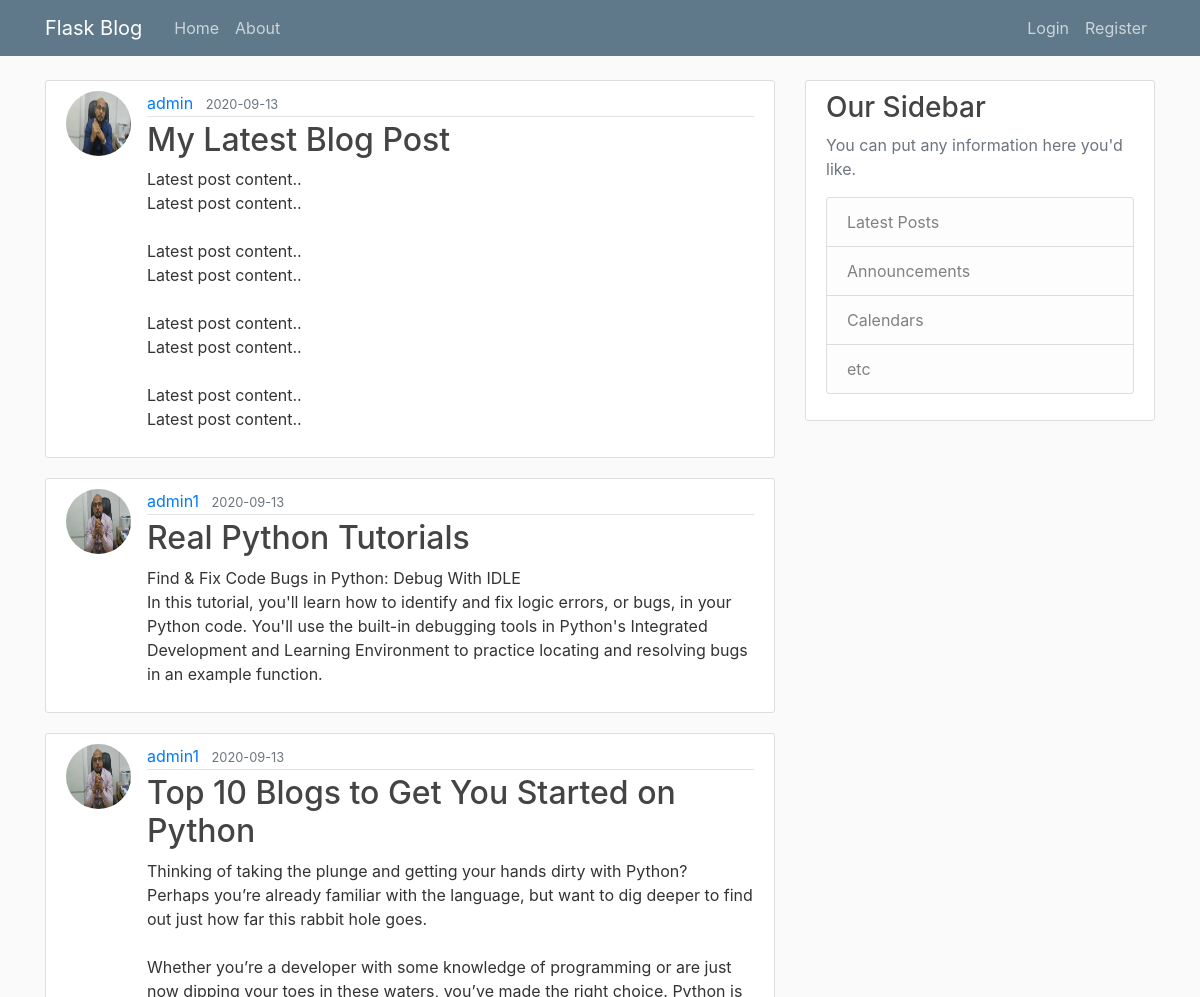
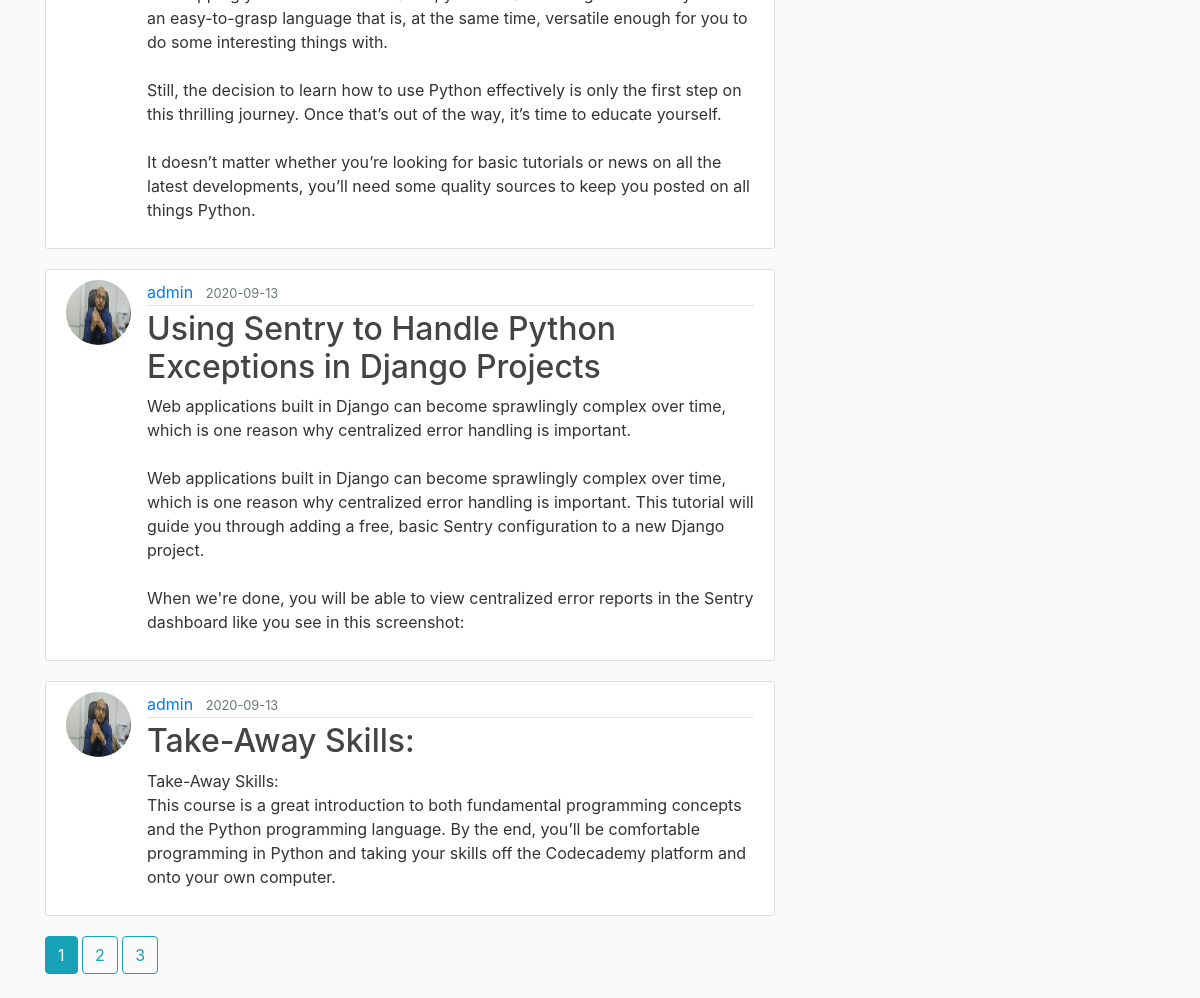
The page /home on the database its author committed (2 pictures, top to bottom).
### flaskproject/models.py (models this page shows, shortened)
class Post(db.Model):
    id = db.Column(db.Integer, primary_key=True)
    title = db.Column(db.String(100), nullable=False)
    date_posted = db.Column(db.DateTime, nullable=False, default=datetime.utcnow)
    content = db.Column(db.Text, nullable=False)
    user_id = db.Column(db.Integer, db.ForeignKey('user.id'), nullable=False)

class User(db.Model, UserMixin):
    id = db.Column(db.Integer, primary_key=True)
    username = db.Column(db.String(20), unique=True, nullable=False)
    email = db.Column(db.String(120), unique=True, nullable=False)
    image_file = db.Column(db.String(20), nullable=False, default='default.jpg')
    password = db.Column(db.String(60), nullable=False)
    posts = db.relationship('Post', backref='author', lazy=True)

### flaskproject/main/routes.py (the view)
@main.route('/')
@main.route('/home')
def home():
    page = request.args.get('page', 1, type=int)
    posts = Post.query.order_by(Post.date_posted.desc()).paginate(page=page, per_page=5)
    return render_template('home.html', posts=posts)

### flaskproject/templates/home.html
{%  extends "layout.html" %}
{% block content %}
    {% for post in posts.items %}
        <article class="media content-section">
            <img class="rounded-circle article-img" src="{{ url_for('static', filename='profile_pics/' + post.author.image_file) }}" alt="">
          <div class="media-body">
            <div class="article-metadata">
              <a class="mr-2" href="{{ url_for('users.user_posts', username=post.author.username) }}">{{ post.author.username }}</a>
              <small class="text-muted">{{ post.date_posted.strftime('%Y-%m-%d') }}</small>
            </div>
            <h2><a class="article-title" href="{{ url_for('posts.post', post_id=post.id) }}">{{ post.title }}</a></h2>
            <p class="article-content">{{ post.content }}</p>
          </div>
        </article>
    {% endfor %}
    {% for page_num in posts.iter_pages(left_edge=1, right_edge=1, left_current=1, right_current=2) %}
        {% if page_num %}
            {% if posts.page == page_num %}
                <a class="btn btn-info mb-4" href="{{ url_for('main.home', page=page_num) }}">{{ page_num }}</a>
            {% else %}
                <a class="btn btn-outline-info mb-4" href="{{ url_for('main.home', page=page_num) }}">{{ page_num }}</a>
            {% endif %}
        {% else %}
            ...
        {% endif %}
    {% endfor %}
{% endblock content %}

### flaskproject/templates/layout.html (shortened to what this page needs)
<!DOCTYPE html>
<html lang="en">
<head>
    <link rel="stylesheet" href="https://stackpath.bootstrapcdn.com/bootstrap/4.5.2/css/bootstrap.min.css">
    <link rel="stylesheet" type="text/css" href="{{ url_for('static', filename='main.css') }}">
</head>
<body>
    <header class="site-header">
      <nav class="navbar navbar-expand-md navbar-dark bg-steel fixed-top">
        <div class="container">
          <a class="navbar-brand mr-4" href="/">Flask Blog</a>
          <div class="collapse navbar-collapse" id="navbarToggle">
            <div class="navbar-nav mr-auto">
              <a class="nav-item nav-link" href="{{ url_for('main.home') }}">Home</a>
              <a class="nav-item nav-link" href="{{ url_for('main.about') }}">About</a>
            </div>
            <div class="navbar-nav">
                {% if current_user.is_authenticated %}
                    <a class="nav-item nav-link" href="{{ url_for('posts.new_post') }}">New Post</a>
                    <a class="nav-item nav-link" href="{{ url_for('users.account') }}">Account</a>
                    <a class="nav-item nav-link" href="{{ url_for('users.logout') }}">Logout</a>
                {% else %}
                    <a class="nav-item nav-link" href="{{ url_for('users.login') }}">Login</a>
                    <a class="nav-item nav-link" href="{{ url_for('users.register') }}">Register</a>
                {% endif %}
            </div>
          </div>
        </div>
      </nav>
    </header>
    <main role="main" class="container">
      <div class="row">
        <div class="col-md-8">
          {% block content %}{% endblock %}
        </div>
        <div class="col-md-4">
          <div class="content-section">
            <h3>Our Sidebar</h3>
            <p class='text-muted'>You can put any information here you'd like.
              <ul class="list-group">
                <li class="list-group-item list-group-item-light">Latest Posts</li>
                <li class="list-group-item list-group-item-light">Announcements</li>
                <li class="list-group-item list-group-item-light">Calendars</li>
                <li class="list-group-item list-group-item-light">etc</li>
              </ul>
            </p>
          </div>
        </div>
      </div>
    </main>
</body>
</html>

### flaskproject/static/main.css (style rules this page uses)
body { background: #fafafa; color: #333333; margin-top: 5rem; }
h1, h2, h3, h4, h5, h6 { color: #444444; }
.bg-steel { background-color: #5f788a; }
.site-header .navbar-nav .nav-link { color: #cbd5db; }
.content-section { background: #ffffff; padding: 10px 20px; border: 1px solid #dddddd; border-radius: 3px; margin-bottom: 20px; }
.article-title { color: #444444; }
.article-content { white-space: pre-line; }
.article-img { height: 65px; width: 65px; margin-right: 16px; }
.article-metadata { padding-bottom: 1px; margin-bottom: 4px; border-bottom: 1px solid #e3e3e3 }

### rows shown on the page
Post: image_file (picture), author.username "admin", date_posted "2020-09-13", title "My Latest Blog Post", content "Latest post content.. Latest post content.. Latest post content.. Latest post content.. Latest post content.. Latest post content.. Latest post content.. Latest post content.."
Post: image_file (placeholder picture), author.username "admin1", date_posted "2020-09-13", title "Real Python Tutorials", content "Find & Fix Code Bugs in Python: Debug With IDLE In this tutorial, you'll learn how to identify and fix logic errors, or bugs, in your Python code. You'll use the built-in debugging tools in Python's Integrated Development and Learning Environment to practice locating and resolving bugs in an example function."
Post: image_file (placeholder picture), author.username "admin1", date_posted "2020-09-13", title "Top 10 Blogs to Get You Started on Python", content "Thinking of taking the plunge and getting your hands dirty with Python? Perhaps you’re already familiar with the language, but want to dig deeper to find out just how far this rabbit hole goes. Whether you’re a developer with some knowledge of programming or are just now dipping your toes in these waters, you’ve made the right choice. Python is an easy-to-grasp language that is, at the same time, versatile enough for you to do some interesting things with. Still, the decision to learn how to use Python effectively is only the first step on this thrilling journey. Once that’s out of the way, it’s time to educate yourself. It doesn’t matter whether you’re looking for basic tutorials or news…"
Post: image_file (picture), author.username "admin", date_posted "2020-09-13", title "Using Sentry to Handle Python Exceptions in Django Projects", content "Web applications built in Django can become sprawlingly complex over time, which is one reason why centralized error handling is important. Web applications built in Django can become sprawlingly complex over time, which is one reason why centralized error handling is important. This tutorial will guide you through adding a free, basic Sentry configuration to a new Django project. When we're done, you will be able to view centralized error reports in the Sentry dashboard like you see in this screenshot:"
Post: image_file (picture), author.username "admin", date_posted "2020-09-13", title "Take-Away Skills:", content "Take-Away Skills: This course is a great introduction to both fundamental programming concepts and the Python programming language. By the end, you’ll be comfortable programming in Python and taking your skills off the Codecademy platform and onto your own computer."

### other values the page prints
{{ page_num }} "1"
{{ page_num }} "2" "3"
